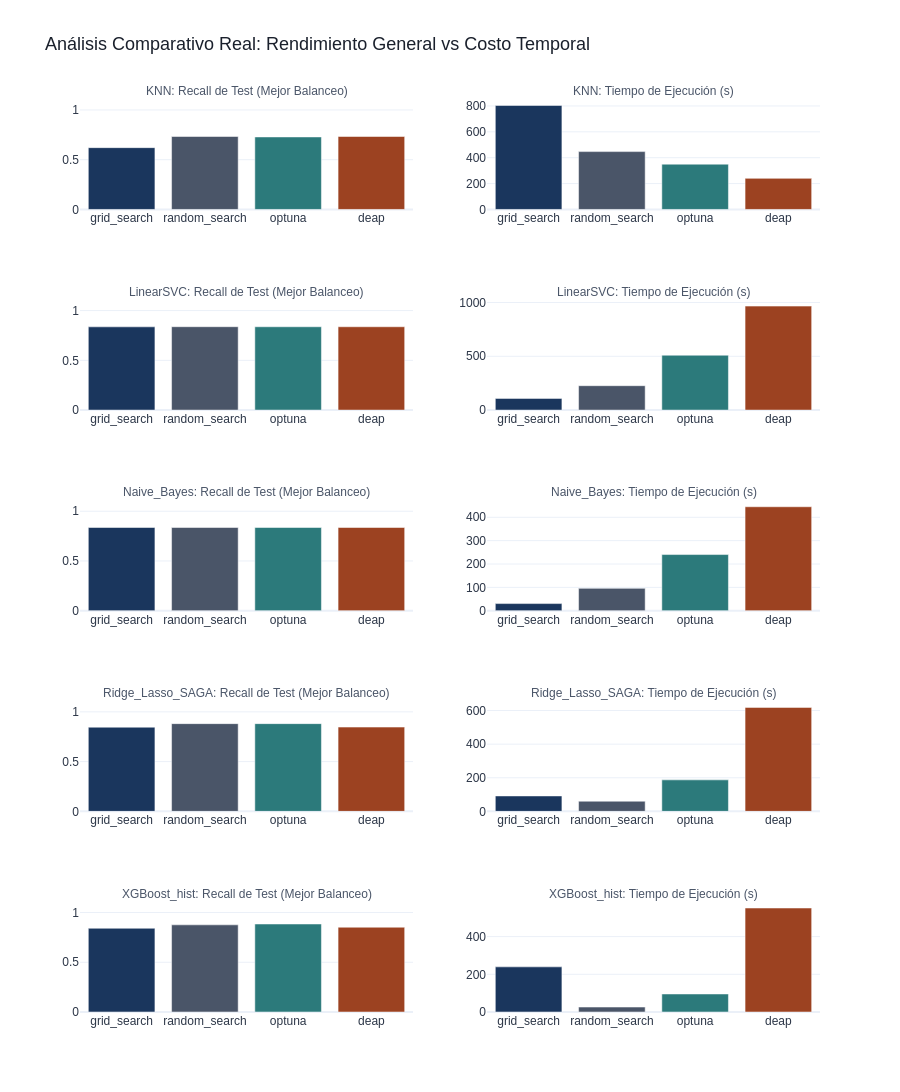

Notebook code cell kept with this figure:
### Markdown cell above
Para las versiones de los modelos de Machine Learning que son más rápidas también se mostrarán los resultados, en este casom, no varía mucho la conclusión hecha con los anteriores. Sin embargo, a continuación se presenta sus respectivas gráficas.

### Code cell
import pandas as pd
import plotly.graph_objects as go
from plotly.subplots import make_subplots

# 1. Carga y limpieza de datos
df = pd.read_csv('resultados_ml_covid.csv')
for col in ['recall_test', 'tiempo_s', 'recall_cv']:
    df[col] = pd.to_numeric(df[col], errors='coerce')

# Extraemos el subconjunto inicial y filtramos el baseline
df_sub = df.iloc[:100].copy()
df_sub = df_sub[df_sub['metodo'] != 'baseline']

# Buscamos el índice del Recall de CV máximo para consolidar las 4 variantes de balanceo en 1 sola
idx_mejores = df_sub.groupby(['modelo', 'metodo'])['recall_cv'].idxmax()
df_limpio = df_sub.loc[idx_mejores].copy()

# Paleta de colores profesional
colores_metodos = {
    'grid_search': '#1a365d',    # Azul Marino
    'random_search': '#4a5568',  # Gris Pizarra
    'optuna': '#2c7a7b',         # Verde Azulado
    'deap': '#9c4221'            # Terracota
}
color_defecto = '#718096'

# 2. Configuración de subplots
modelos_unicos = df_limpio['modelo'].unique()

fig = make_subplots(
    rows=len(modelos_unicos),
    cols=2,
    subplot_titles=[
        titulo
        for mod in modelos_unicos
        for titulo in (f'{mod}: Recall de Test (Mejor Balanceo)', f'{mod}: Tiempo de Ejecución (s)')
    ]
)

# 3. Agregar barras por modelo
for i, mod in enumerate(modelos_unicos, start=1):
    df_mod = df_limpio[df_limpio['modelo'] == mod].copy()
    
    # Asegurar orden consistente en el eje X
    df_mod['metodo'] = pd.Categorical(df_mod['metodo'], categories=['grid_search', 'random_search', 'optuna', 'deap'], ordered=True)
    df_mod = df_mod.sort_values('metodo')
    
    lista_colores = [colores_metodos.get(m, color_defecto) for m in df_mod['metodo']]

    # Gráfico de RECALL REAL (Columna 1) - Acotado de 0 a 1
    fig.add_trace(
        go.Bar(
            x=df_mod['metodo'],
            y=df_mod['recall_test'],
            name=f'{mod} - Recall',
            marker_color=lista_colores,
            customdata=df_mod[['balanceo', 'recall_cv']],
            hovertemplate=(
                '<b>Método:</b> %{x}<br>'
                '<b>Estrategia Balanceo:</b> %{customdata[0]}<br>'
                '<b>Recall Test:</b> %{y:.4f}<br>'
                '<b>Recall CV (Validación):</b> %{customdata[1]:.4f}'
                '<extra></extra>'
            ),
        ),
        row=i, col=1
    )

    # Gráfico de TIEMPO REAL (Columna 2)
    fig.add_trace(
        go.Bar(
            x=df_mod['metodo'],
            y=df_mod['tiempo_s'],
            name=f'{mod} - Tiempo',
            marker_color=lista_colores,
            customdata=df_mod[['balanceo']],
            hovertemplate=(
                '<b>Método:</b> %{x}<br>'
                '<b>Tiempo:</b> %{y:.2f} s<br>'
                '<b>Balanceo:</b> %{customdata[0]}'
                '<extra></extra>'
            ),
        ),
        row=i, col=2
    )

# 4. Layout Profesional
fig.update_layout(
    height=360 * len(modelos_unicos),
    showlegend=False,
    title_text='Análisis Comparativo Real: Rendimiento General vs Costo Temporal',
    title_font=dict(size=18, family='Arial', color='#1a202c'),
    template='plotly_white',
    font=dict(family='Arial', color='#2d3748'),
)

# Forzar a la columna de los Recalls a mantener un rango real de 0 a 1
for r in range(1, len(modelos_unicos) + 1):
    fig.update_yaxes(range=[0, 1.1], row=r, col=1)

fig.update_annotations(font_size=12, font_color='#4a5568')
fig.show()

### Figure 1 — Plotly figure (JSON) as saved in the notebook; plotly's stock layout.template omitted (floating-point values rounded to 4 significant figures)
{"data": [{"customdata": [["adasyn", 0.6307], ["adasyn", 0.7247], ["adasyn", 0.7188], ["adasyn", 0.7247]], "hovertemplate": "<b>Método:</b> %{x}<br><b>Estrategia Balanceo:</b> %{customdata[0]}<br><b>Recall Test:</b> %{y:.4f}<br><b>Recall CV (Validación):</b> %{customdata[1]:.4f}<extra></extra>", "marker": {"color": ["#1a365d", "#4a5568", "#2c7a7b", "#9c4221"]}, "name": "KNN - Recall", "type": "bar", "x": ["grid_search", "random_search", "optuna", "deap"], "xaxis": "x", "y": [0.6211, 0.733, 0.7287, 0.733], "yaxis": "y"}, {"customdata": [["adasyn"], ["adasyn"], ["adasyn"], ["adasyn"]], "hovertemplate": "<b>Método:</b> %{x}<br><b>Tiempo:</b> %{y:.2f} s<br><b>Balanceo:</b> %{customdata[0]}<extra></extra>", "marker": {"color": ["#1a365d", "#4a5568", "#2c7a7b", "#9c4221"]}, "name": "KNN - Tiempo", "type": "bar", "x": ["grid_search", "random_search", "optuna", "deap"], "xaxis": "x2", "y": [803.7, 447.1, 350.0, 240.2], "yaxis": "y2"}, {"customdata": [["adasyn", 0.8302], ["adasyn", 0.8296], ["adasyn", 0.8301], ["adasyn", 0.83]], "hovertemplate": "<b>Método:</b> %{x}<br><b>Estrategia Balanceo:</b> %{customdata[0]}<br><b>Recall Test:</b> %{y:.4f}<br><b>Recall CV (Validación):</b> %{customdata[1]:.4f}<extra></extra>", "marker": {"color": ["#1a365d", "#4a5568", "#2c7a7b", "#9c4221"]}, "name": "LinearSVC - Recall", "type": "bar", "x": ["grid_search", "random_search", "optuna", "deap"], "xaxis": "x3", "y": [0.8368, 0.8379, 0.8375, 0.8375], "yaxis": "y3"}, {"customdata": [["adasyn"], ["adasyn"], ["adasyn"], ["adasyn"]], "hovertemplate": "<b>Método:</b> %{x}<br><b>Tiempo:</b> %{y:.2f} s<br><b>Balanceo:</b> %{customdata[0]}<extra></extra>", "marker": {"color": ["#1a365d", "#4a5568", "#2c7a7b", "#9c4221"]}, "name": "LinearSVC - Tiempo", "type": "bar", "x": ["grid_search", "random_search", "optuna", "deap"], "xaxis": "x4", "y": [108.6, 226.6, 509.7, 966.1], "yaxis": "y4"}, {"customdata": [["adasyn", 0.8494], ["adasyn", 0.8494], ["adasyn", 0.8494], ["adasyn", 0.8494]], "hovertemplate": "<b>Método:</b> %{x}<br><b>Estrategia Balanceo:</b> %{customdata[0]}<br><b>Recall Test:</b> %{y:.4f}<br><b>Recall CV (Validación):</b> %{customdata[1]:.4f}<extra></extra>", "marker": {"color": ["#1a365d", "#4a5568", "#2c7a7b", "#9c4221"]}, "name": "Naive_Bayes - Recall", "type": "bar", "x": ["grid_search", "random_search", "optuna", "deap"], "xaxis": "x5", "y": [0.8364, 0.8364, 0.8364, 0.8364], "yaxis": "y5"}, {"customdata": [["adasyn"], ["adasyn"], ["adasyn"], ["adasyn"]], "hovertemplate": "<b>Método:</b> %{x}<br><b>Tiempo:</b> %{y:.2f} s<br><b>Balanceo:</b> %{customdata[0]}<extra></extra>", "marker": {"color": ["#1a365d", "#4a5568", "#2c7a7b", "#9c4221"]}, "name": "Naive_Bayes - Tiempo", "type": "bar", "x": ["grid_search", "random_search", "optuna", "deap"], "xaxis": "x6", "y": [30.53, 95.69, 240.4, 445.0], "yaxis": "y6"}, {"customdata": [["adasyn", 0.8403], ["weights", 0.8757], ["weights", 0.8743], ["adasyn", 0.8409]], "hovertemplate": "<b>Método:</b> %{x}<br><b>Estrategia Balanceo:</b> %{customdata[0]}<br><b>Recall Test:</b> %{y:.4f}<br><b>Recall CV (Validación):</b> %{customdata[1]:.4f}<extra></extra>", "marker": {"color": ["#1a365d", "#4a5568", "#2c7a7b", "#9c4221"]}, "name": "Ridge_Lasso_SAGA - Recall", "type": "bar", "x": ["grid_search", "random_search", "optuna", "deap"], "xaxis": "x7", "y": [0.8458, 0.8817, 0.8817, 0.847], "yaxis": "y7"}, {"customdata": [["adasyn"], ["weights"], ["weights"], ["adasyn"]], "hovertemplate": "<b>Método:</b> %{x}<br><b>Tiempo:</b> %{y:.2f} s<br><b>Balanceo:</b> %{customdata[0]}<extra></extra>", "marker": {"color": ["#1a365d", "#4a5568", "#2c7a7b", "#9c4221"]}, "name": "Ridge_Lasso_SAGA - Tiempo", "type": "bar", "x": ["grid_search", "random_search", "optuna", "deap"], "xaxis": "x8", "y": [91.7, 60.37, 187.4, 618.6], "yaxis": "y8"}, {"customdata": [["adasyn", 0.8375], ["weights", 0.8718], ["weights", 0.8809], ["adasyn", 0.8459]], "hovertemplate": "<b>Método:</b> %{x}<br><b>Estrategia Balanceo:</b> %{customdata[0]}<br><b>Recall Test:</b> %{y:.4f}<br><b>Recall CV (Validación):</b> %{customdata[1]:.4f}<extra></extra>", "marker": {"color": ["#1a365d", "#4a5568", "#2c7a7b", "#9c4221"]}, "name": "XGBoost_hist - Recall", "type": "bar", "x": ["grid_search", "random_search", "optuna", "deap"], "xaxis": "x9", "y": [0.8415, 0.8762, 0.8845, 0.8521], "yaxis": "y9"}, {"customdata": [["adasyn"], ["weights"], ["weights"], ["adasyn"]], "hovertemplate": "<b>Método:</b> %{x}<br><b>Tiempo:</b> %{y:.2f} s<br><b>Balanceo:</b> %{customdata[0]}<extra></extra>", "marker": {"color": ["#1a365d", "#4a5568", "#2c7a7b", "#9c4221"]}, "name": "XGBoost_hist - Tiempo", "type": "bar", "x": ["grid_search", "random_search", "optuna", "deap"], "xaxis": "x10", "y": [239.5, 26.15, 95.67, 551.6], "yaxis": "y10"}], "layout": {"annotations": [{"font": {"color": "#4a5568", "size": 12}, "showarrow": false, "text": "KNN: Recall de Test (Mejor Balanceo)", "x": 0.225, "xanchor": "center", "xref": "paper", "y": 1, "yanchor": "bottom", "yref": "paper"}, {"font": {"color": "#4a5568", "size": 12}, "showarrow": false, "text": "KNN: Tiempo de Ejecución (s)", "x": 0.775, "xanchor": "center", "xref": "paper", "y": 1, "yanchor": "bottom", "yref": "paper"}, {"font": {"color": "#4a5568", "size": 12}, "showarrow": false, "text": "LinearSVC: Recall de Test (Mejor Balanceo)", "x": 0.225, "xanchor": "center", "xref": "paper", "y": 0.78, "yanchor": "bottom", "yref": "paper"}, {"font": {"color": "#4a5568", "size": 12}, "showarrow": false, "text": "LinearSVC: Tiempo de Ejecución (s)", "x": 0.775, "xanchor": "center", "xref": "paper", "y": 0.78, "yanchor": "bottom", "yref": "paper"}, {"font": {"color": "#4a5568", "size": 12}, "showarrow": false, "text": "Naive_Bayes: Recall de Test (Mejor Balanceo)", "x": 0.225, "xanchor": "center", "xref": "paper", "y": 0.56, "yanchor": "bottom", "yref": "paper"}, {"font": {"color": "#4a5568", "size": 12}, "showarrow": false, "text": "Naive_Bayes: Tiempo de Ejecución (s)", "x": 0.775, "xanchor": "center", "xref": "paper", "y": 0.56, "yanchor": "bottom", "yref": "paper"}, {"font": {"color": "#4a5568", "size": 12}, "showarrow": false, "text": "Ridge_Lasso_SAGA: Recall de Test (Mejor Balanceo)", "x": 0.225, "xanchor": "center", "xref": "paper", "y": 0.34, "yanchor": "bottom", "yref": "paper"}, {"font": {"color": "#4a5568", "size": 12}, "showarrow": false, "text": "Ridge_Lasso_SAGA: Tiempo de Ejecución (s)", "x": 0.775, "xanchor": "center", "xref": "paper", "y": 0.34, "yanchor": "bottom", "yref": "paper"}, {"font": {"color": "#4a5568", "size": 12}, "showarrow": false, "text": "XGBoost_hist: Recall de Test (Mejor Balanceo)", "x": 0.225, "xanchor": "center", "xref": "paper", "y": 0.12, "yanchor": "bottom", "yref": "paper"}, {"font": {"color": "#4a5568", "size": 12}, "showarrow": false, "text": "XGBoost_hist: Tiempo de Ejecución (s)", "x": 0.775, "xanchor": "center", "xref": "paper", "y": 0.12, "yanchor": "bottom", "yref": "paper"}], "font": {"color": "#2d3748", "family": "Arial"}, "height": 1800, "showlegend": false, "title": {"font": {"color": "#1a202c", "family": "Arial", "size": 18}, "text": "Análisis Comparativo Real: Rendimiento General vs Costo Temporal"}, "xaxis": {"anchor": "y", "domain": [0, 0.45]}, "xaxis10": {"anchor": "y10", "domain": [0.55, 1]}, "xaxis2": {"anchor": "y2", "domain": [0.55, 1]}, "xaxis3": {"anchor": "y3", "domain": [0, 0.45]}, "xaxis4": {"anchor": "y4", "domain": [0.55, 1]}, "xaxis5": {"anchor": "y5", "domain": [0, 0.45]}, "xaxis6": {"anchor": "y6", "domain": [0.55, 1]}, "xaxis7": {"anchor": "y7", "domain": [0, 0.45]}, "xaxis8": {"anchor": "y8", "domain": [0.55, 1]}, "xaxis9": {"anchor": "y9", "domain": [0, 0.45]}, "yaxis": {"anchor": "x", "domain": [0.88, 1], "range": [0, 1.1]}, "yaxis10": {"anchor": "x10", "domain": [0, 0.12]}, "yaxis2": {"anchor": "x2", "domain": [0.88, 1]}, "yaxis3": {"anchor": "x3", "domain": [0.66, 0.78], "range": [0, 1.1]}, "yaxis4": {"anchor": "x4", "domain": [0.66, 0.78]}, "yaxis5": {"anchor": "x5", "domain": [0.44, 0.56], "range": [0, 1.1]}, "yaxis6": {"anchor": "x6", "domain": [0.44, 0.56]}, "yaxis7": {"anchor": "x7", "domain": [0.22, 0.34], "range": [0, 1.1]}, "yaxis8": {"anchor": "x8", "domain": [0.22, 0.34]}, "yaxis9": {"anchor": "x9", "domain": [0, 0.12], "range": [0, 1.1]}}}
